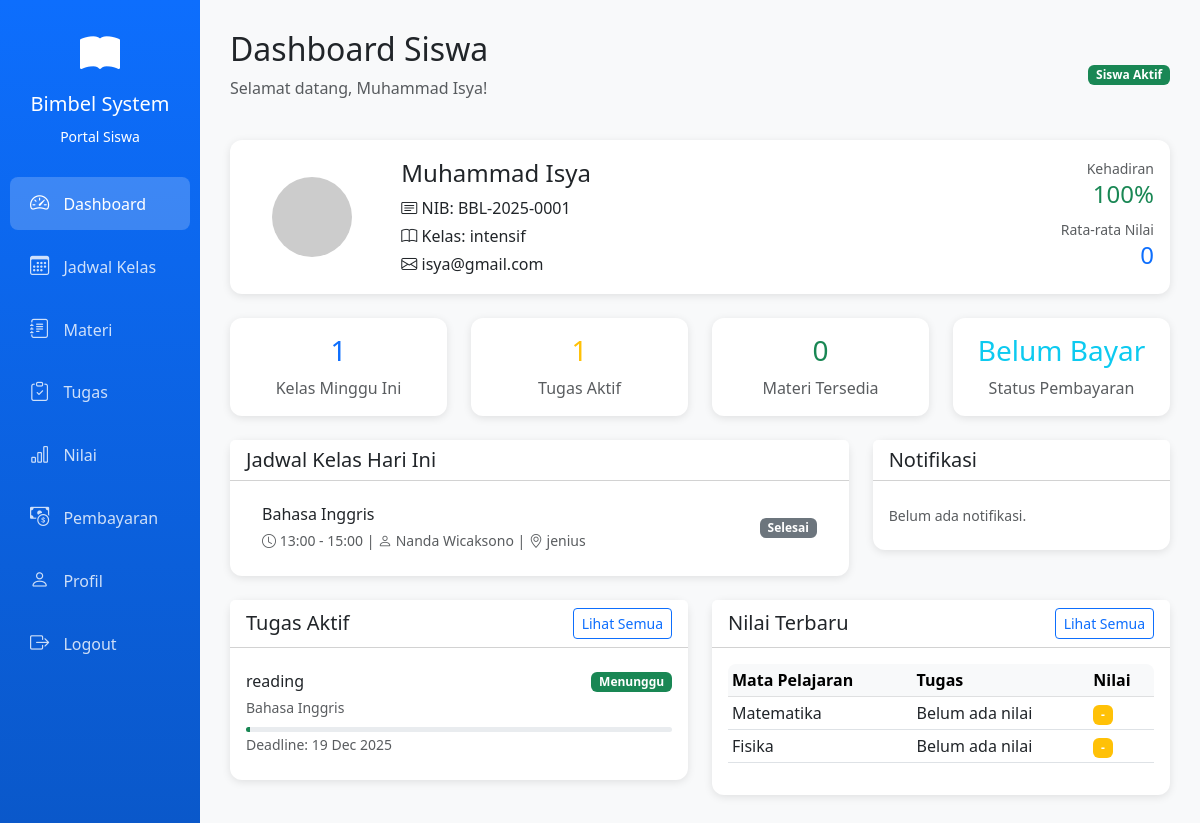
The app's page /siswa/dashboard.php (signed in) with its own data.
### tables this page shows
CREATE TABLE `siswa` (
  `id_siswa` int NOT NULL,
  `nama` varchar(100) NOT NULL,
  `jk` enum('Laki-laki','Perempuan') NOT NULL,
  `tmp_lahir` varchar(50) DEFAULT NULL,
  `tgl_lahir` date DEFAULT NULL,
  `alamat` text,
  `email` varchar(100) DEFAULT NULL,
  `telepon` varchar(20) DEFAULT NULL,
  `sekolah` varchar(100) DEFAULT NULL,
  `program` varchar(255) DEFAULT NULL,
  `ortu` varchar(100) DEFAULT NULL,
  `ortu_telp` varchar(20) DEFAULT NULL,
  `pekerjaan` varchar(50) DEFAULT NULL,
  `foto` varchar(255) DEFAULT NULL,
  `kartu` varchar(255) DEFAULT NULL,
  `rapor` varchar(255) DEFAULT NULL,
  `bukti_pembayaran` varchar(255) DEFAULT NULL,
  `status_bayar` enum('belum bayar','sudah bayar') DEFAULT 'belum bayar',
  `nib` varchar(20) DEFAULT NULL,
  `id_kelas` int DEFAULT NULL,
  `tgl_daftar` timestamp NOT NULL DEFAULT CURRENT_TIMESTAMP,
  `status_aktif` enum('aktif','tidak aktif','lulus','berhenti') DEFAULT 'tidak aktif',
  `updated_at` datetime DEFAULT NULL
);

CREATE TABLE `kelas` (
  `id_kelas` int NOT NULL,
  `nama_kelas` varchar(50) NOT NULL,
  `id_mapel` int DEFAULT NULL,
  `id_tutor` int DEFAULT NULL,
  `status` enum('aktif','selesai') DEFAULT 'aktif',
  `created_at` timestamp NULL DEFAULT CURRENT_TIMESTAMP,
  `id_ruangan` int DEFAULT NULL
);

CREATE TABLE `jadwal` (
  `id_jadwal` int NOT NULL,
  `id_kelas` int NOT NULL,
  `id_tutor` int NOT NULL,
  `id_mapel` int NOT NULL,
  `tanggal` date NOT NULL,
  `jam_mulai` time NOT NULL,
  `jam_selesai` time NOT NULL,
  `id_ruangan` int DEFAULT NULL,
  `status` enum('Aktif','Ditunda','Selesai') DEFAULT 'Aktif'
);

CREATE TABLE `mapel` (
  `id_mapel` int NOT NULL,
  `nama_mapel` varchar(50) DEFAULT NULL,
  `kode_mapel` varchar(20) DEFAULT NULL,
  `jenjang` enum('SD','SMP','SMA') DEFAULT NULL,
  `kurikulum` varchar(50) DEFAULT NULL,
  `deskripsi` text,
  `status` enum('Aktif','Nonaktif') DEFAULT 'Aktif',
  `created_at` timestamp NULL DEFAULT CURRENT_TIMESTAMP,
  `updated_at` datetime DEFAULT NULL
);

CREATE TABLE `tutor` (
  `id_tutor` int NOT NULL,
  `nama_tutor` varchar(100) NOT NULL,
  `email` varchar(100) NOT NULL,
  `telepon` varchar(20) DEFAULT NULL,
  `id_mapel` int NOT NULL,
  `pendidikan` varchar(100) NOT NULL,
  `pengalaman` int NOT NULL,
  `alamat` text NOT NULL,
  `status` enum('aktif','nonaktif','cuti') DEFAULT 'aktif',
  `created_at` timestamp NULL DEFAULT CURRENT_TIMESTAMP,
  `foto` varchar(255) DEFAULT NULL
);

CREATE TABLE `ruangan` (
  `id_ruangan` int NOT NULL,
  `nama_ruangan` varchar(50) NOT NULL,
  `keterangan` varchar(100) DEFAULT NULL
);

CREATE TABLE `tugas` (
  `id_tugas` int NOT NULL,
  `id_kelas` int NOT NULL,
  `id_mapel` int NOT NULL,
  `id_tutor` int NOT NULL,
  `judul` varchar(255) NOT NULL,
  `deskripsi` text,
  `deadline` datetime DEFAULT NULL,
  `lampiran_path` varchar(255) DEFAULT NULL,
  `status` enum('Aktif','Selesai','Terlambat') DEFAULT 'Aktif',
  `created_at` timestamp NULL DEFAULT CURRENT_TIMESTAMP,
  `updated_at` timestamp NULL DEFAULT CURRENT_TIMESTAMP ON UPDATE CURRENT_TIMESTAMP
);

### siswa/dashboard.php (the view, shortened to what the rows shown need)
<?php
require "../config.php";
$id_siswa = $_SESSION['id_user'] ?? $_SESSION['id_siswa'] ?? null;
function h($string)
{
    return htmlspecialchars($string ?? '', ENT_QUOTES, 'UTF-8');
}
$querySiswa = "SELECT * FROM siswa WHERE id_siswa = '$id_siswa' AND status_aktif = 'aktif'";
$resultSiswa = mysqli_query($conn, $querySiswa);
$student = mysqli_fetch_assoc($resultSiswa);
$nama_kelas = '-';
if (!empty($student['id_kelas'])) {
    $queryKelas = "SELECT nama_kelas FROM kelas WHERE id_kelas = '" . $student['id_kelas'] . "'";
    $resultKelas = mysqli_query($conn, $queryKelas);
    if ($rowKelas = mysqli_fetch_assoc($resultKelas)) {
        $nama_kelas = $rowKelas['nama_kelas'];
    }
}
$activeTasks = [];
$queryTasks = "SELECT t.*, m.nama_mapel
    FROM tugas t
    LEFT JOIN mapel m ON t.id_mapel = m.id_mapel
    WHERE t.id_kelas = '" . ($student['id_kelas'] ?? '') . "'
    AND (t.deadline IS NULL OR t.deadline >= CURDATE())
    AND (t.status IS NULL OR t.status = 'aktif')
    ORDER BY t.deadline ASC
    LIMIT 5";
$resultTasks = mysqli_query($conn, $queryTasks);
while ($rowTask = mysqli_fetch_assoc($resultTasks)) {
    $activeTasks[] = $rowTask;
}
$jadwalToday = [];
$today = date('Y-m-d');
$queryJadwal = "SELECT
    j.*,
    m.nama_mapel as mapel,
    t.nama_tutor as tutor,
    r.nama_ruangan as ruangan
    FROM jadwal j
    LEFT JOIN mapel m ON j.id_mapel = m.id_mapel
    LEFT JOIN tutor t ON j.id_tutor = t.id_tutor
    LEFT JOIN ruangan r ON j.id_ruangan = r.id_ruangan
    WHERE j.id_kelas = '" . ($student['id_kelas'] ?? '') . "'
    AND j.tanggal = '$today'
    ORDER BY j.jam_mulai ASC";
$resultJadwal = mysqli_query($conn, $queryJadwal);
while ($rowJadwal = mysqli_fetch_assoc($resultJadwal)) {
    $jadwalToday[] = $rowJadwal;
}
?>
<!DOCTYPE html>
<html lang="id">
<head>
    <link href="https://cdn.jsdelivr.net/npm/bootstrap@5.3.0/dist/css/bootstrap.min.css" rel="stylesheet">
    <link rel="stylesheet" href="https://cdn.jsdelivr.net/npm/bootstrap-icons@1.10.0/font/bootstrap-icons.css">
    <link rel="stylesheet" href="../assets/css/style.css">
</head>
<body>
    <div class="container-fluid">
        <div class="row">
            <div class="col-md-10 content-wrapper">
                <div class="d-flex justify-content-between align-items-center mb-4">
                    <div>
                        <h2>Dashboard Siswa</h2>
                        <p class="text-muted">Selamat datang, <?= h($student['nama']) ?>!</p>
                    </div>
                </div>
                <div class="card mb-4">
                    <div class="card-body">
                        <div class="row align-items-center">
                            <div class="col-md-7">
                                <h4><?= h($student['nama']) ?></h4>
                                <p class="mb-1"><i class="bi bi-card-text"></i> NIB: <?= h($student['nib'] ?? '-') ?></p>
                                <p class="mb-1"><i class="bi bi-book"></i> Kelas: <?= h($nama_kelas) ?></p>
                                <p class="mb-0"><i class="bi bi-envelope"></i> <?= h($student['email'] ?? '-') ?></p>
                            </div>
                        </div>
                    </div>
                </div>
                <div class="row mb-4">
                    <div class="col-md-8">
                        <div class="card">
                            <div class="card-body">
                                <div class="list-group list-group-flush">
                                    <?php if (!empty($jadwalToday)): ?>
                                        <?php foreach ($jadwalToday as $j):
                                            $statusBadge = 'bg-warning';
                                            if (isset($j['status']) && in_array($j['status'], ['Berjalan', 'Aktif', 'Selesai'])) $statusBadge = ($j['status'] == 'Selesai') ? 'bg-secondary' : 'bg-success';
                                        ?>
                                            <div class="list-group-item d-flex justify-content-between align-items-center">
                                                <div>
                                                    <h6 class="mb-1"><?= h($j['mapel']) ?></h6>
                                                    <small class="text-muted">
                                                        <i class="bi bi-clock"></i> <?= h(substr($j['jam_mulai'] ?? '', 0, 5)) ?> - <?= h(substr($j['jam_selesai'] ?? '', 0, 5)) ?> |
                                                        <i class="bi bi-person"></i> <?= h($j['tutor'] ?? '-') ?> |
                                                        <i class="bi bi-geo-alt"></i> <?= h($j['ruangan'] ?? '-') ?>
                                                    </small>
                                                </div>
                                                <span class="badge <?= $statusBadge ?>"><?= h($j['status'] ?? 'Jadwal') ?></span>
                                            </div>
                                        <?php endforeach; ?>
                                    <?php else: ?>
                                        <div class="list-group-item">
                                            <div class="text-muted">Tidak ada jadwal untuk hari ini.</div>
                                        </div>
                                    <?php endif; ?>
                                </div>
                            </div>
                        </div>
                    </div>
                </div>
                <div class="row">
                    <div class="col-md-6">
                        <div class="card">
                            <div class="card-body">
                                <div class="list-group list-group-flush">
                                    <?php if (!empty($activeTasks)): ?>
                                        <?php foreach ($activeTasks as $t):
                                            $deadline = $t['deadline'];
                                            $badge = 'bg-success';
                                        ?>
                                            <div class="list-group-item px-0">
                                                <div class="d-flex justify-content-between align-items-start">
                                                    <div>
                                                        <h6 class="mb-1"><?= h($t['judul']) ?></h6>
                                                        <small class="text-muted"><?= h($t['nama_mapel'] ?? '-') ?></small>
                                                    </div>
                                                    <span class="badge <?= $badge ?>"><?= $deadline ? ((strtotime($deadline) - time() < 86400) ? 'Besok' : ((strtotime($deadline) - time() < 3 * 86400) ? '3 Hari' : 'Menunggu')) : 'Menunggu' ?></span>
                                                </div>
                                                <div class="progress mt-2" style="height: 5px;">
                                                    <?php
                                                    $progress = 0;
                                                    if ($deadline) {
                                                        $totalSpan = max(1, strtotime($deadline) - strtotime($t['created_at'] ?? date('Y-m-d H:i:s')));
                                                        $past = max(0, time() - strtotime($t['created_at'] ?? date('Y-m-d H:i:s')));
                                                        $progress = min(100, round(($past / $totalSpan) * 100));
                                                    }
                                                    ?>
                                                    <div class="progress-bar <?= $badge ?>" style="width: <?= $progress ?>%"></div>
                                                </div>
                                                <small class="text-muted">Deadline: <?= $deadline ? h(date('j M Y', strtotime($deadline))) : '-' ?></small>
                                            </div>
                                        <?php endforeach; ?>
                                    <?php else: ?>
                                        <div class="list-group-item px-0">
                                            <div class="text-muted">Tidak ada tugas aktif.</div>
                                        </div>
                                    <?php endif; ?>
                                </div>
                            </div>
                        </div>
                    </div>
                    <div class="col-md-6">
                        <div class="card">
                            <div class="card-body">
                                <div class="table-responsive">
                                    <table class="table table-sm">
                                        <thead class="table-light">
                                            <tr>
                                                <th>Mata Pelajaran</th>
                                                <th>Tugas</th>
                                                <th>Nilai</th>
                                            </tr>
                                        </thead>
                                    </table>
                                </div>
                            </div>
                        </div>
                    </div>
                </div>
            </div>
        </div>
    </div>
</body>
</html>

### records on screen
siswa: nama "Muhammad Isya", nib "BBL-2025-0001", email "isya@gmail.com"
kelas: nama_kelas "intensif"
jadwal: id_mapel.nama_mapel "Bahasa Inggris", jam_mulai "13:00", jam_selesai "15:00", id_tutor.nama_tutor "Nanda Wicaksono", id_ruangan.nama_ruangan "jenius", status "Selesai"
tugas: judul "reading", id_mapel.nama_mapel "Bahasa Inggris", shows "Menunggu", deadline "19 Dec 2025"

### other values on screen
$attendancePercent "100%"
$avgGrade "0"
$classesThisWeek "1"
count($activeTasks) "1"
$materiCount "0"
$paymentStatus "Belum Bayar"
$ls['mapel'] "Matematika"
$ls['jenis'] "Belum ada nilai"
$ls['nilai'] "-"
$ls['mapel'] "Fisika"
